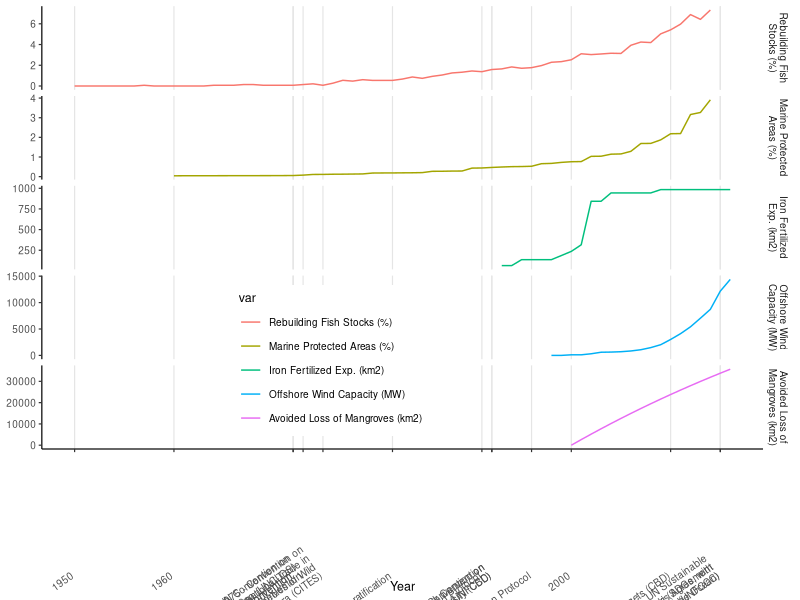
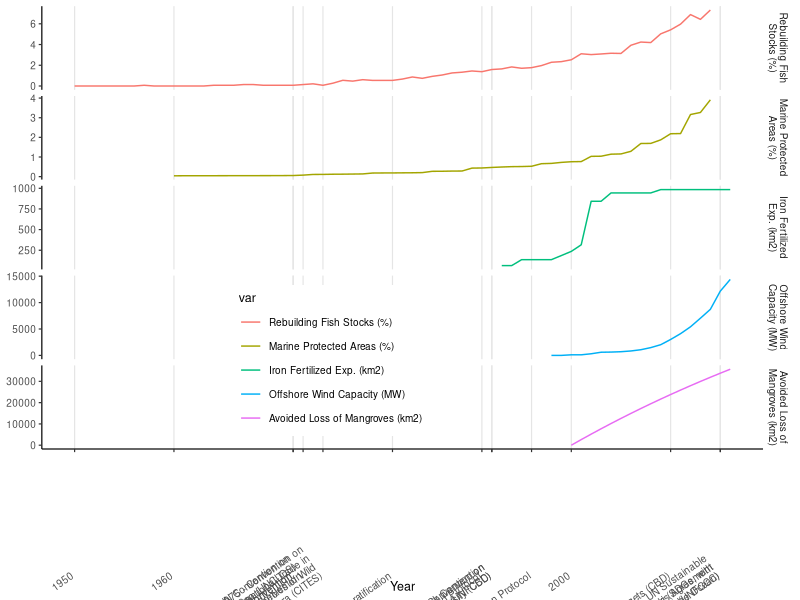
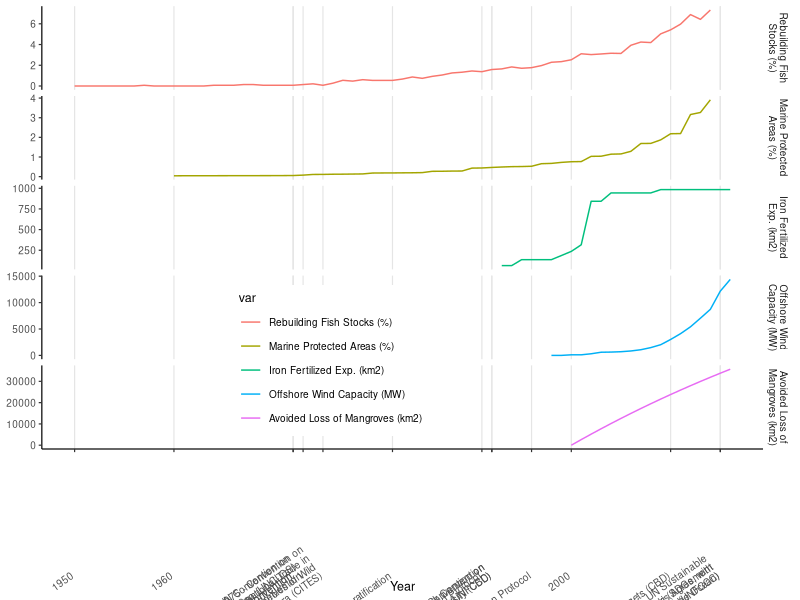

Write the R code that produced these figures, in order.
library("readxl")
library("stringr")
library("tidyverse")

d <- read_excel("Fig_Time_Line.xlsx", sheet=2)
l <- read_excel("Fig_Time_Line.xlsx", sheet=3)

d <- gather(d, key="var", value="val", -Year) %>% na.omit() %>% arrange(Year)
d$var <- factor(d$var, levels=unique(d$var), labels=str_wrap(unique(d$var), ))

l$label <- ifelse(is.na(l$Event), l$Year, str_wrap(str_c(l$Year, " - ", l$Event), 30))


ggplot(d) +
  geom_path(aes(x=Year, y=val, colour=var), na.rm=TRUE) + facet_grid(var~., scales="free_y", labeller=label_wrap_gen(19)) +
  scale_x_continuous(breaks=l$Year, labels=l$label) +
  theme_classic(base_size=9) + theme(axis.text.x=element_text(angle=35, hjust=1, vjust=0), legend.position=c(0.4, 0.2), axis.title.y=element_blank(), panel.grid.major.x=element_line(colour="grey90"), strip.background=element_blank(), panel.background=element_blank())
ggsave("time_line.pdf", width=13, height=18, units="cm")
ggsave("time_line.svg", width=13, height=18, units="cm")

